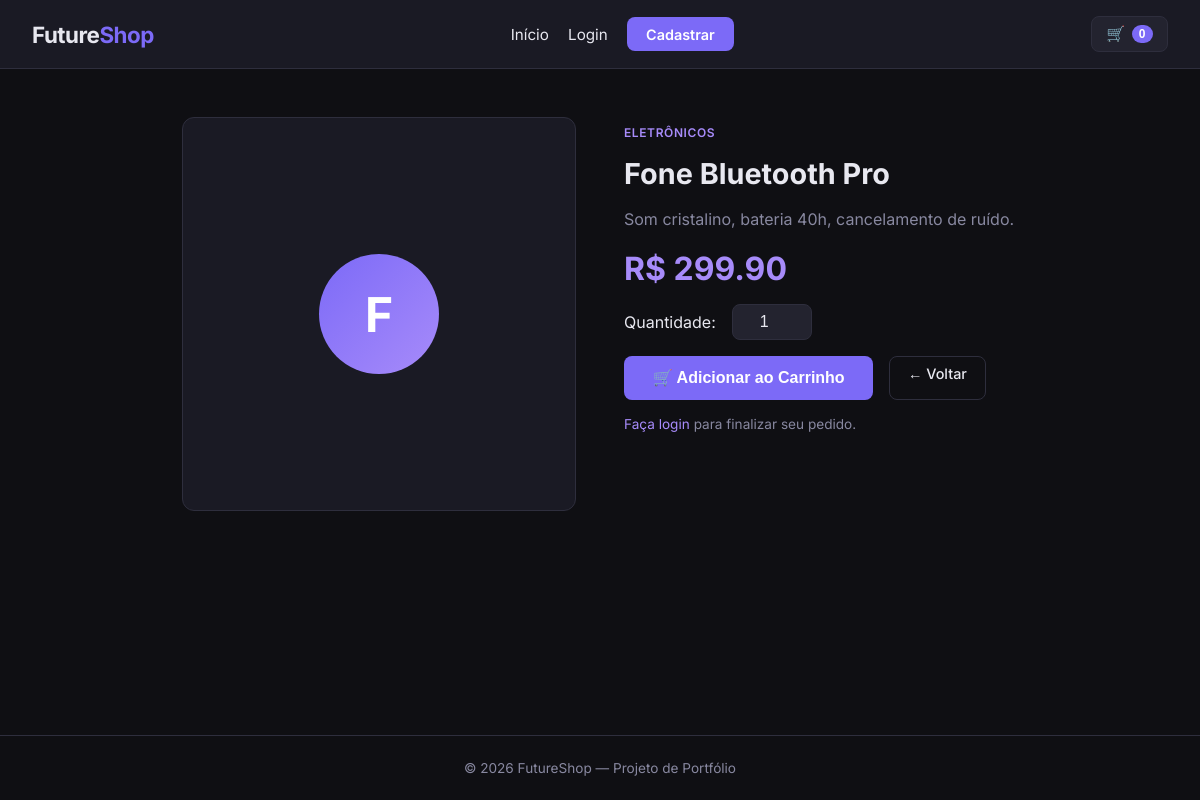
Screenshot of /produto/1 with the database file from the repository.
### tables this page shows
CREATE TABLE produtos (
                id INTEGER PRIMARY KEY AUTOINCREMENT,
                nome TEXT NOT NULL,
                descricao TEXT,
                preco REAL NOT NULL,
                imagem TEXT,
                categoria TEXT
            );

### app.py (the view)
@app.route('/produto/<int:id>')
def produto(id):
    with get_db() as conn:
        p = conn.execute('SELECT * FROM produtos WHERE id = ?', (id,)).fetchone()
    if not p:
        flash('Produto não encontrado.', 'error')
        return redirect(url_for('index'))
    return render_template('produto.html', produto=p, usuario=get_usuario())

### app.py (called while the page is built)
def get_db():
    conn = sqlite3.connect(DB)
    conn.row_factory = sqlite3.Row  # permite acessar colunas pelo nome
    return conn

def usuario_logado():
    return session.get('usuario_id') is not None

def get_usuario():
    if not usuario_logado():
        return None
    with get_db() as conn:
        return conn.execute('SELECT * FROM usuarios WHERE id = ?', (session['usuario_id'],)).fetchone()

### templates/produto.html (shortened to what this page needs)
{% extends 'base.html' %}
{% block content %}
<section class="produto-detalhe">
  <div class="prod-img-wrap">
    <div class="img-placeholder-lg">{{ produto['nome'][0] }}</div>
  </div>
  <div class="prod-info">
    <span class="card-categoria">{{ produto['categoria'] }}</span>
    <h1>{{ produto['nome'] }}</h1>
    <p class="prod-desc">{{ produto['descricao'] }}</p>
    <p class="prod-preco">R$ {{ "%.2f"|format(produto['preco']) }}</p>
    <div class="prod-qty">
      <label for="qty">Quantidade:</label>
      <input type="number" id="qty" value="1" min="1" max="99" />
    </div>
    <div class="prod-actions">
      <button class="btn-primary btn-lg"
        onclick="addCarrinhoQty({{ produto['id'] }}, '{{ produto['nome'] }}', {{ produto['preco'] }})">
        🛒 Adicionar ao Carrinho
      </button>
      <a href="{{ url_for('index') }}" class="btn-outline">← Voltar</a>
    </div>
    {% if not usuario %}
    <p class="prod-aviso">
      <a href="{{ url_for('login') }}">Faça login</a> para finalizar seu pedido.
    </p>
    {% endif %}
  </div>
</section>
{% endblock %}

### static/css/style.css (style rules this page uses)
:root { --bg: #0f0f13; --bg2: #1a1a24; --bg3: #23232f; --border: #2e2e3d; --accent: #7c6af7; --accent2: #a78bfa; --text: #e8e8f0; --muted: #8888a0; --success: #22c55e; --error: #ef4444; --info: #3b82f6; --radius: 12px; --shadow: 0 4px 24px rgba(0,0,0,.4); --trans: .2s ease; }
*, *::before, *::after { box-sizing: border-box; margin: 0; padding: 0; }
html { scroll-behavior: smooth; }
body { font-family: 'Inter', sans-serif; background: var(--bg); color: var(--text); min-height: 100vh; display: flex; flex-direction: column; }
a { color: inherit; text-decoration: none; }
.btn-primary { display: inline-block; background: var(--accent); color: #fff; padding: .55rem 1.2rem; border-radius: 8px; border: none; cursor: pointer; font-size: .9rem; font-weight: 600; transition: background var(--trans), transform var(--trans); }
.btn-outline { display: inline-block; border: 1.5px solid var(--border); color: var(--text); padding: .5rem 1.1rem; border-radius: 8px; background: transparent; cursor: pointer; font-size: .9rem; font-weight: 500; transition: border-color var(--trans), color var(--trans); }
.btn-lg { padding: .8rem 1.8rem; font-size: 1rem; }
.card-categoria { font-size: .75rem; color: var(--accent2); text-transform: uppercase; letter-spacing: .05em; font-weight: 600; }
.produto-detalhe { display: grid; grid-template-columns: 1fr 1fr; gap: 3rem; padding: 3rem 2rem; max-width: 900px; margin: 0 auto; width: 100%; }
.prod-img-wrap { background: var(--bg2); border: 1px solid var(--border); border-radius: var(--radius); aspect-ratio: 1; display: flex; align-items: center; justify-content: center; }
.img-placeholder-lg { width: 120px; height: 120px; border-radius: 50%; background: linear-gradient(135deg, var(--accent), var(--accent2)); display: flex; align-items: center; justify-content: center; font-size: 3rem; font-weight: 700; color: #fff; }
.prod-info { display: flex; flex-direction: column; gap: 1rem; padding-top: .5rem; }
.prod-info h1 { font-size: 1.8rem; font-weight: 700; }
.prod-desc { color: var(--muted); line-height: 1.6; }
.prod-preco { font-size: 2rem; font-weight: 700; color: var(--accent2); }
.prod-qty { display: flex; align-items: center; gap: 1rem; }
.prod-qty input { width: 80px; padding: .5rem; border-radius: 8px; background: var(--bg3); border: 1px solid var(--border); color: var(--text); font-size: 1rem; text-align: center; }
.prod-actions { display: flex; gap: 1rem; flex-wrap: wrap; }
.prod-aviso { font-size: .85rem; color: var(--muted); }
.prod-aviso a { color: var(--accent2); }

### rows the page displays
produtos: nome "F", categoria "ELETRÔNICOS", nome "Fone Bluetooth Pro", descricao "Som cristalino, bateria 40h, cancelamento de ruído.", preco "299.90"
